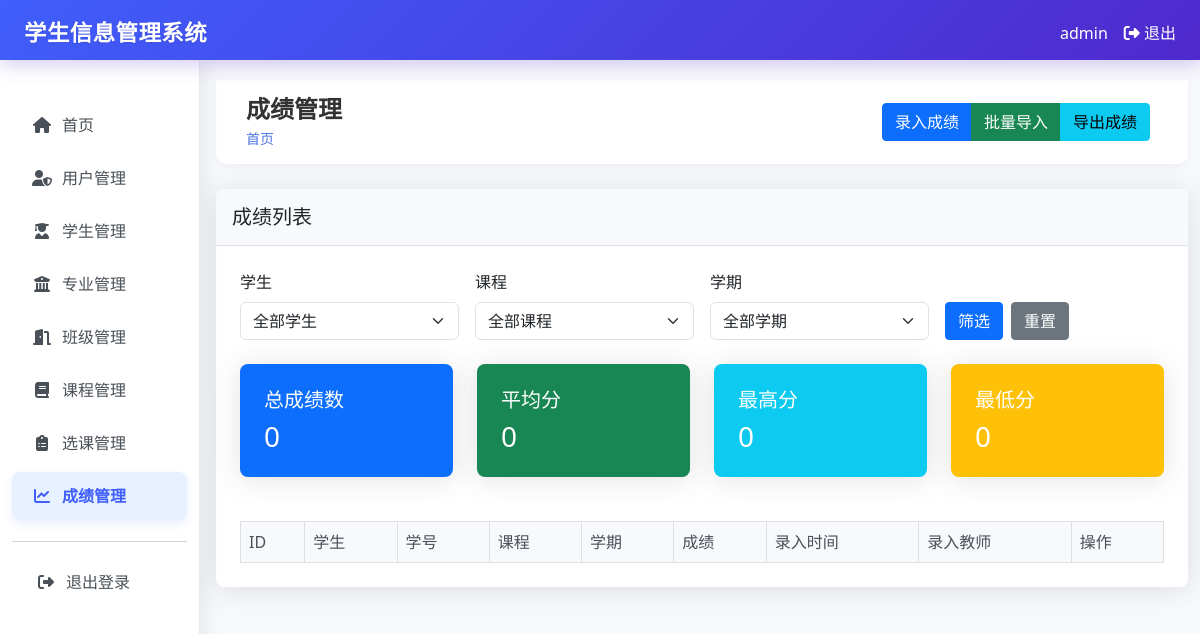
The app's page /grades (signed in), older data.
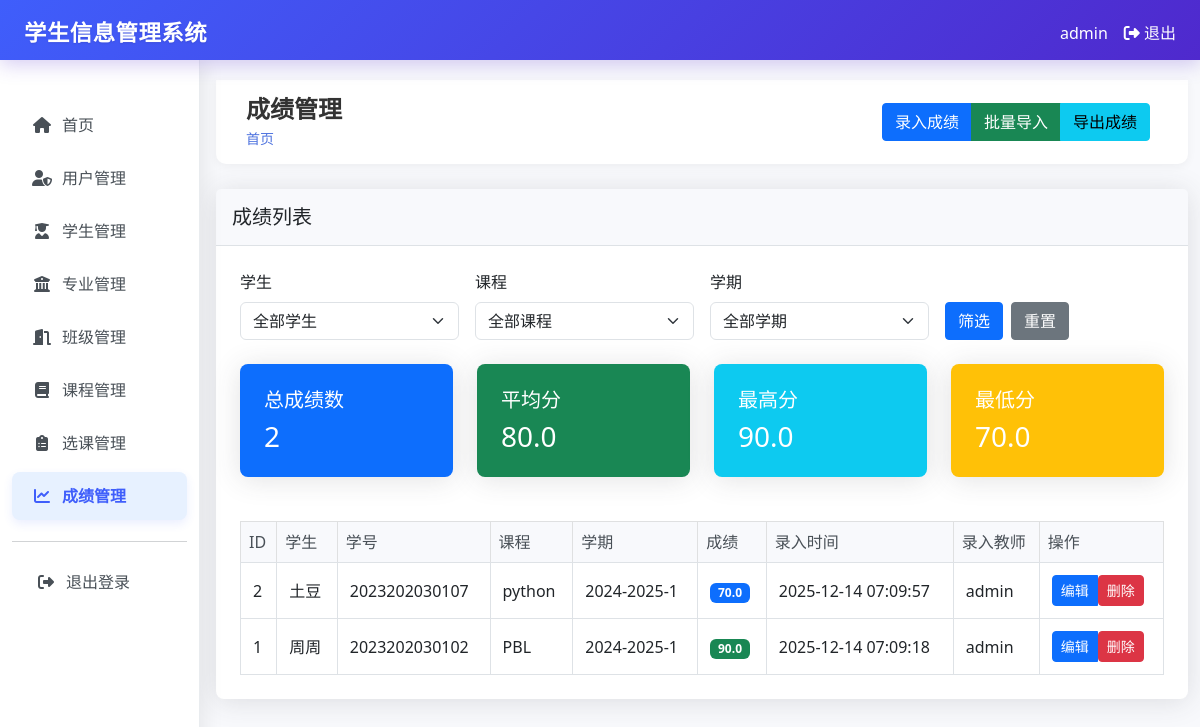
The same page, newer data.
### tables this page shows
CREATE TABLE grades (
        id INTEGER PRIMARY KEY AUTOINCREMENT,
        enrollment_id INTEGER,
        score REAL NOT NULL,
        teacher_id INTEGER,
        created_at TIMESTAMP DEFAULT CURRENT_TIMESTAMP,
        updated_at TIMESTAMP DEFAULT CURRENT_TIMESTAMP,
        FOREIGN KEY (enrollment_id) REFERENCES enrollments (id),
        FOREIGN KEY (teacher_id) REFERENCES users (id)
    );

CREATE TABLE students (
        id INTEGER PRIMARY KEY AUTOINCREMENT,
        student_id TEXT UNIQUE NOT NULL,
        name TEXT NOT NULL,
        gender TEXT NOT NULL,
        birth_date TEXT,
        address TEXT,
        phone TEXT,
        email TEXT,
        major_id INTEGER,
        class_id INTEGER,
        enrollment_date TEXT,
        created_by INTEGER,
        created_at TIMESTAMP DEFAULT CURRENT_TIMESTAMP,
        FOREIGN KEY (major_id) REFERENCES majors (id),
        FOREIGN KEY (class_id) REFERENCES classes (id),
        FOREIGN KEY (created_by) REFERENCES users (id)
    );

CREATE TABLE courses (
        id INTEGER PRIMARY KEY AUTOINCREMENT,
        code TEXT UNIQUE NOT NULL,
        name TEXT NOT NULL,
        description TEXT,
        credits INTEGER,
        created_at TIMESTAMP DEFAULT CURRENT_TIMESTAMP
    );

CREATE TABLE enrollments (
        id INTEGER PRIMARY KEY AUTOINCREMENT,
        student_id INTEGER,
        course_id INTEGER,
        grade REAL,
        semester TEXT,
        created_at TIMESTAMP DEFAULT CURRENT_TIMESTAMP,
        FOREIGN KEY (student_id) REFERENCES students (id),
        FOREIGN KEY (course_id) REFERENCES courses (id)
    );

CREATE TABLE users (
        id INTEGER PRIMARY KEY AUTOINCREMENT,
        username TEXT UNIQUE NOT NULL,
        password TEXT NOT NULL,
        email TEXT UNIQUE NOT NULL,
        role TEXT NOT NULL DEFAULT 'user',
        created_at TIMESTAMP DEFAULT CURRENT_TIMESTAMP
    );

### app.py (the view)
@app.route("/grades")
@login_required
def grades():
    conn = get_db_connection()
    student_id = request.args.get('student_id')
    course_id = request.args.get('course_id')
    semester = request.args.get('semester')
    query = """
        SELECT g.id, s.name as student_name, s.student_id,
               c.name as course_name, e.semester, g.score,
               g.created_at, u.username as teacher_name
        FROM grades g
        JOIN enrollments e ON g.enrollment_id = e.id
        JOIN students s ON e.student_id = s.id
        JOIN courses c ON e.course_id = c.id
        LEFT JOIN users u ON g.teacher_id = u.id
    """
    params = []
    if student_id:
        query += " WHERE s.id = ?"
        params.append(student_id)
    if course_id:
        if not student_id:
            query += " WHERE c.id = ?"
        else:
            query += " AND c.id = ?"
        params.append(course_id)
    if semester:
        if not student_id and not course_id:
            query += " WHERE e.semester = ?"
        else:
            query += " AND e.semester = ?"
        params.append(semester)
    if session.get("role") != "admin":
        if not student_id and not course_id and not semester:
            query += " WHERE s.created_by = ?"
        else:
            query += " AND s.created_by = ?"
        params.append(session["user_id"])
    query += " ORDER BY g.created_at DESC"
    grades = conn.execute(query, params).fetchall()
    total_grades = len(grades)
    scores = [grade["score"] for grade in grades if grade["score"] is not None]
    average_score = sum(scores) / len(scores) if scores else 0
    max_score = max(scores) if scores else 0
    min_score = min(scores) if scores else 0
    if session.get("role") == "admin":
        students = conn.execute("SELECT id, name, student_id FROM students ORDER BY name").fetchall()
    else:
        students = conn.execute("SELECT id, name, student_id FROM students WHERE created_by = ? ORDER BY name",
                               (session["user_id"],)).fetchall()
    courses = conn.execute("SELECT id, name FROM courses ORDER BY name").fetchall()
    conn.close()
    return render_template("grades/index.html",
                          grades=grades,
                          total_grades=total_grades,
                          average_score=average_score,
                          max_score=max_score,
                          min_score=min_score,
                          students=students,
                          courses=courses)

### templates/grades/index.html (shortened to what this page needs)
{% extends "base.html" %}
{% block header %}成绩管理{% endblock %}
{% block actions %}
<a href="{{ url_for('create_grade') }}" class="btn btn-primary">录入成绩</a>
<a href="{{ url_for('import_grades') }}" class="btn btn-success">批量导入</a>
<a href="{{ url_for('export_grades') }}" class="btn btn-info">导出成绩</a>
{% endblock %}
{% block content %}
<div class="card">
    <div class="card-header">
        <h5 class="card-title mb-0">成绩列表</h5>
    </div>
    <div class="card-body">
        <form method="GET" class="mb-4">
            <div class="row g-3">
                <div class="col-md-3">
                    <label for="student_filter" class="form-label">学生</label>
                    <select class="form-select" id="student_filter" name="student_id">
                        <option value="">全部学生</option>
                    </select>
                </div>
                <div class="col-md-3">
                    <label for="course_filter" class="form-label">课程</label>
                    <select class="form-select" id="course_filter" name="course_id">
                        <option value="">全部课程</option>
                    </select>
                </div>
                <div class="col-md-3">
                    <label for="semester_filter" class="form-label">学期</label>
                    <select class="form-select" id="semester_filter" name="semester">
                        <option value="">全部学期</option>
                    </select>
                </div>
                <div class="col-md-3 d-flex align-items-end">
                    <button type="submit" class="btn btn-primary me-2">筛选</button>
                    <a href="{{ url_for('grades') }}" class="btn btn-secondary">重置</a>
                </div>
            </div>
        </form>
        <div class="row mb-4">
            <div class="col-md-3">
                <div class="card bg-primary text-white">
                    <div class="card-body">
                        <h5 class="card-title">总成绩数</h5>
                        <h3 class="card-text">{{ total_grades }}</h3>
                    </div>
                </div>
            </div>
            <div class="col-md-3">
                <div class="card bg-success text-white">
                    <div class="card-body">
                        <h5 class="card-title">平均分</h5>
                        <h3 class="card-text">{{ average_score|round(2) }}</h3>
                    </div>
                </div>
            </div>
            <div class="col-md-3">
                <div class="card bg-info text-white">
                    <div class="card-body">
                        <h5 class="card-title">最高分</h5>
                        <h3 class="card-text">{{ max_score }}</h3>
                    </div>
                </div>
            </div>
            <div class="col-md-3">
                <div class="card bg-warning text-white">
                    <div class="card-body">
                        <h5 class="card-title">最低分</h5>
                        <h3 class="card-text">{{ min_score }}</h3>
                    </div>
                </div>
            </div>
        </div>
        <div class="table-responsive">
            <table class="table table-bordered table-hover">
                <thead class="table-light">
                    <tr>
                        <th>ID</th>
                        <th>学生</th>
                        <th>学号</th>
                        <th>课程</th>
                        <th>学期</th>
                        <th>成绩</th>
                        <th>录入时间</th>
                        <th>录入教师</th>
                        <th>操作</th>
                    </tr>
                </thead>
                <tbody>
                    {% for grade in grades %}
                    <tr>
                        <td>{{ grade.id }}</td>
                        <td>{{ grade.student_name }}</td>
                        <td>{{ grade.student_id }}</td>
                        <td>{{ grade.course_name }}</td>
                        <td>{{ grade.semester }}</td>
                        <td>
                            {% if grade.score >= 90 %}
                            <span class="badge bg-success">{{ grade.score }}</span>
                            {% elif grade.score >= 80 %}
                            <span class="badge bg-info">{{ grade.score }}</span>
                            {% elif grade.score >= 70 %}
                            <span class="badge bg-primary">{{ grade.score }}</span>
                            {% elif grade.score >= 60 %}
                            <span class="badge bg-warning">{{ grade.score }}</span>
                            {% else %}
                            <span class="badge bg-danger">{{ grade.score }}</span>
                            {% endif %}
                        </td>
                        <td>{{ grade.created_at }}</td>
                        <td>{{ grade.teacher_name or '未知' }}</td>
                        <td>
                            <div class="btn-group">
                                <a href="{{ url_for('edit_grade', grade_id=grade.id) }}" class="btn btn-sm btn-primary">编辑</a>
                                <form action="{{ url_for('delete_grade', grade_id=grade.id) }}" method="post" style="display: inline;" onsubmit="return confirm('确定要删除此成绩记录吗？');">
                                    <button type="submit" class="btn btn-sm btn-danger">删除</button>
                                </form>
                            </div>
                        </td>
                    </tr>
                    {% endfor %}
                </tbody>
            </table>
        </div>
    </div>
</div>
{% endblock %}

### templates/base.html (shortened to what this page needs)
<!DOCTYPE html>
<html lang="zh-CN">
<head>
    <link href="https://cdn.jsdelivr.net/npm/bootstrap@5.3.0/dist/css/bootstrap.min.css" rel="stylesheet">
    <link rel="stylesheet" href="https://cdnjs.cloudflare.com/ajax/libs/font-awesome/6.4.0/css/all.min.css">
</head>
<body>
    <nav class="navbar navbar-dark fixed-top system-header">
        <div class="container-fluid">
            <span class="navbar-brand mb-0 h1 ms-4">学生信息管理系统</span>
            <div class="d-flex">
                <span class="text-white me-3">{{ session.username }}</span>
                <a href="{{ url_for('logout') }}" class="text-white text-decoration-none me-4">
                    <i class="fas fa-sign-out-alt"></i> 退出
                </a>
            </div>
        </div>
    </nav>
    <div class="container-fluid" style="padding-top: 60px;">
        <div class="row">
            <nav class="col-md-3 col-lg-2 d-md-block sidebar collapse">
                <div class="position-sticky pt-3">
                    <div class="nav-section">
                        <ul class="nav flex-column">
                            <li class="nav-item">
                                <a class="nav-link {% if request.endpoint in ['dashboard', 'users_dashboard'] %}active{% endif %}" href="{{ url_for('dashboard') }}">
                                    <i class="fas fa-home"></i>
                                    首页
                                </a>
                            </li>
                        </ul>
                    </div>
                        {% if session.role == 'admin' %}
                        <div class="nav-section">
                            <ul class="nav flex-column">
                                <li class="nav-item">
                                    <a class="nav-link {% if request.endpoint == 'users' %}active{% endif %}" href="{{ url_for('users') }}">
                                        <i class="fas fa-user-shield"></i>
                                        用户管理
                                    </a>
                                </li>
                            </ul>
                        </div>
                        {% endif %}
                        <div class="nav-section">
                            <ul class="nav flex-column">
                                <li class="nav-item">
                                    <a class="nav-link {% if request.endpoint == 'students' %}active{% endif %}" href="{{ url_for('students') }}">
                                        <i class="fas fa-user-graduate"></i>
                                        学生管理
                                    </a>
                                </li>
                                <li class="nav-item">
                                    <a class="nav-link {% if 'majors' in request.endpoint %}active{% endif %}" href="{{ url_for('majors') }}">
                                        <i class="fas fa-university"></i>
                                        专业管理
                                    </a>
                                </li>
                                <li class="nav-item">
                                    <a class="nav-link {% if 'classes' in request.endpoint %}active{% endif %}" href="{{ url_for('classes') }}">
                                        <i class="fas fa-door-open"></i>
                                        班级管理
                                    </a>
                                </li>
                                <li class="nav-item">
                                    <a class="nav-link {% if 'courses' in request.endpoint %}active{% endif %}" href="{{ url_for('courses') }}">
                                        <i class="fas fa-book"></i>
                                        课程管理
                                    </a>
                                </li>
                                <li class="nav-item">
                                    <a class="nav-link {% if 'enrollments' in request.endpoint %}active{% endif %}" href="{{ url_for('enrollments') }}">
                                        <i class="fas fa-clipboard-list"></i>
                                        选课管理
                                    </a>
                                </li>
                                <li class="nav-item">
                                    <a class="nav-link {% if 'grades' in request.endpoint %}active{% endif %}" href="{{ url_for('grades') }}">
                                        <i class="fas fa-chart-line"></i>
                                        成绩管理
                                    </a>
                                </li>
                            </ul>
                        </div>
                    <hr>
                    <ul class="nav flex-column">
                        <li class="nav-item">
                            <a class="nav-link logout-link" href="{{ url_for('logout') }}">
                                <i class="fas fa-sign-out-alt"></i>
                                退出登录
                            </a>
                        </li>
                    </ul>
                </div>
            </nav>
            <main class="col-md-9 ms-sm-auto col-lg-10 px-md-4 content" style="margin-left: 250px; padding-top: 20px;">
                <div class="top-header">
                    <div>
                        <h1 class="page-title">{% block header %}{% endblock %}</h1>
                        <div class="breadcrumb-container mt-1">
                            <a href="{{ url_for('dashboard') }}">首页</a>
                        </div>
                    </div>
                    <div class="btn-toolbar mb-2 mb-md-0">
                        <div class="btn-group me-2">
                            {% block actions %}{% endblock %}
                        </div>
                    </div>
                </div>
                {% block content %}{% endblock %}
            </main>
        </div>
    </div>
</body>
</html>

Row changes from the older to the newer data that the page shows:
added grades: score "90.0", id "1", student_name "周周", student_id "2023202030102", course_name "PBL", semester "2024-2025-1", created_at "2025-12-14 07:09:18", username "admin"
added grades: score "70.0", id "2", student_name "土豆", student_id "2023202030107", course_name "python", semester "2024-2025-1", created_at "2025-12-14 07:09:57", username "admin"
Text that changed along with them:
{{ total_grades }}: "0" → "2"
{{ average_score|round(2) }}: "0" → "80.0"
{{ max_score }}: "0" → (not shown)
{{ min_score }}: "0" → (not shown)
